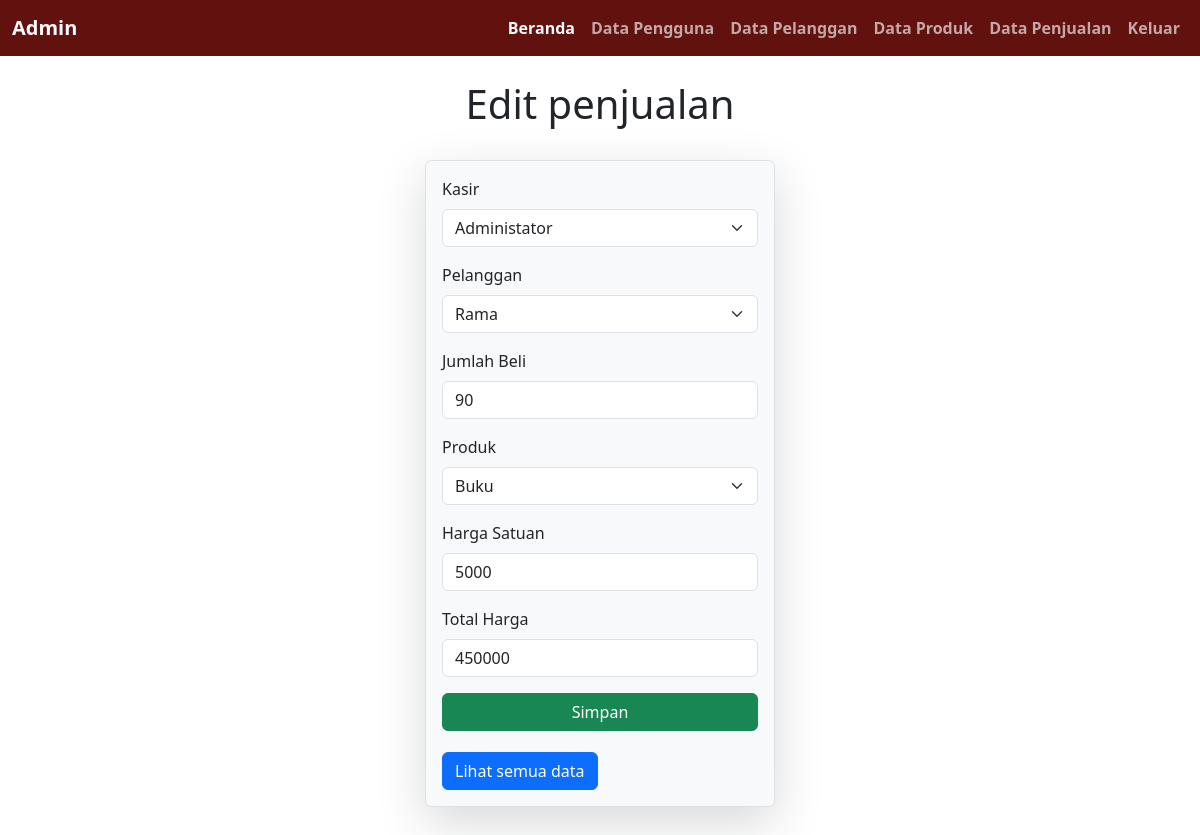
The page /penjualan/edit_penjualan.php?id_penjualan=1 (signed in) on the database its author committed.
### tables this page shows
CREATE TABLE `penjualan` (
  `id_penjualan` int(11) NOT NULL,
  `tanggal` datetime NOT NULL,
  `id_pengguna` int(11) NOT NULL,
  `id_pelanggan` int(11) NOT NULL,
  `id_produk` int(11) NOT NULL,
  `jumlah` int(11) NOT NULL,
  `harga_satuan` int(11) NOT NULL,
  `total_harga` int(11) NOT NULL
);

### penjualan/edit_penjualan.php (the view, shortened to what this page needs)
<?php
include '../header.php';
?>
<!DOCTYPE html>
<html>
<head>
	<link rel="stylesheet" type="text/css" href="../bootstrap/css/bootstrap.css">
		<link href="../bootstrap/css/bootstrap.min.css" rel="stylesheet">
</head>
<body style="">
<?php
$conn = mysqli_connect("localhost", "root", "", "db_kasir");
if (isset($_GET['id_penjualan'])) {
    $penjualan_id = $_GET['id_penjualan'];
    $penjualan_query = "SELECT * FROM penjualan WHERE id_penjualan = '$penjualan_id'";
    $penjualan_result = mysqli_query($conn, $penjualan_query);
    if ($penjualan_result && mysqli_num_rows($penjualan_result) > 0) {
        $penjualan_row = mysqli_fetch_assoc($penjualan_result);
        $kasir_sql = "SELECT * FROM pengguna";
        $kasir_result = mysqli_query($conn, $kasir_sql);
        $pelanggan_sql = "SELECT * FROM pelanggan";
        $pelanggan_result = mysqli_query($conn, $pelanggan_sql);
        $produk_sql = "SELECT * FROM produk";
        $produk_result = mysqli_query($conn, $produk_sql);
    } else {
        echo "Penjualan not found.";
        exit;
    }
} else {
    echo "ID not provided in the URL.";
    exit;
}
?>
<br>
	<div class="judul">
		<h1 align="center" style="">Edit penjualan</h1>
	</div>
	<br>
    <div class="border border-start-9 shadow-lg p-3 mb-5 bg-body-tertiary rounded" style="width:350px; margin:auto;">
    	<form action="" method="POST" class="login-email">
            <div class="mb-3">
                <label for="kasir" class="form-label">Kasir</label>
                <select name="id_pengguna" id="pengguna" class="form-select">
                    <?php
                    while ($kasir_row = mysqli_fetch_assoc($kasir_result)) {
                        $selected = ($kasir_row['id_pengguna'] == $penjualan_row['id_pengguna']) ? 'selected' : '';
                        echo "<option value='" . $kasir_row['id_pengguna'] . "' $selected>" . $kasir_row['nama'] . "</option>";
                    }
                    ?>
                </select>
            </div>
            <div class="mb-3">
                <label for="pelanggan" class="form-label">Pelanggan</label>
                <select name="id_pelanggan" id="pelanggan" class="form-select">
                    <?php
                    while ($pelanggan_row = mysqli_fetch_assoc($pelanggan_result)) {
                        $selected = ($pelanggan_row['id_pelanggan'] == $penjualan_row['id_pelanggan']) ? 'selected' : '';
                        echo "<option value='" . $pelanggan_row['id_pelanggan'] . "' $selected>" . $pelanggan_row['nama'] . "</option>";
                    }
                    ?>
                </select>
            </div>
            <div class="mb-3">
                <label for="jumlah" class="form-label">Jumlah Beli</label>
                <input type="number" class="form-control" id="jumlah" name="jumlah" value="<?php echo $penjualan_row['jumlah']; ?>" required>
            </div>
            <div class="mb-3">
                <label for="produk" class="form-label">Produk</label>
                <select name="id_produk" id="produk" class="form-select" onchange="updateHargaSatuan()">
                    <?php
                    mysqli_data_seek($produk_result, 0);
                    while ($produk_row = mysqli_fetch_assoc($produk_result)) {
                        $selected = ($produk_row['id_produk'] == $penjualan_row['id_produk']) ? 'selected' : '';
                        echo "<option value='" . $produk_row['id_produk'] . "' $selected>" . $produk_row['nama'] . "</option>";
                    }
                    ?>
                </select>
            </div>
            <div class="mb-3">
                <label for="harga_satuan" class="form-label">Harga Satuan</label>
                <input type="number" class="form-control" id="harga_satuan" name="harga_satuan" value="<?php echo $penjualan_row['harga_satuan']; ?>" readonly required>
            </div>
            <div class="mb-3">
                <label for="total" class="form-label">Total Harga</label>
                <input type="number" class="form-control" id="total" name="total" value="<?php echo $penjualan_row['total_harga']; ?>" readonly required>
            </div>
            <div class="d-grid gap-2">
				<button name="submit" class="btn btn-success">Simpan</button>
			</div>
        </form>
		<a href="data_penjualan.php" class="tombol"><button class="btn btn-primary" style=" margin-top: 5px;">Lihat semua data</button></a>
	</div>
</body>
</html>

### rows shown on the page
penjualan: jumlah "90", harga_satuan "5000", total "450000"

### other values the page prints
form field id_pengguna "Administator"
form field id_pelanggan "Rama"
form field id_produk "Buku"
